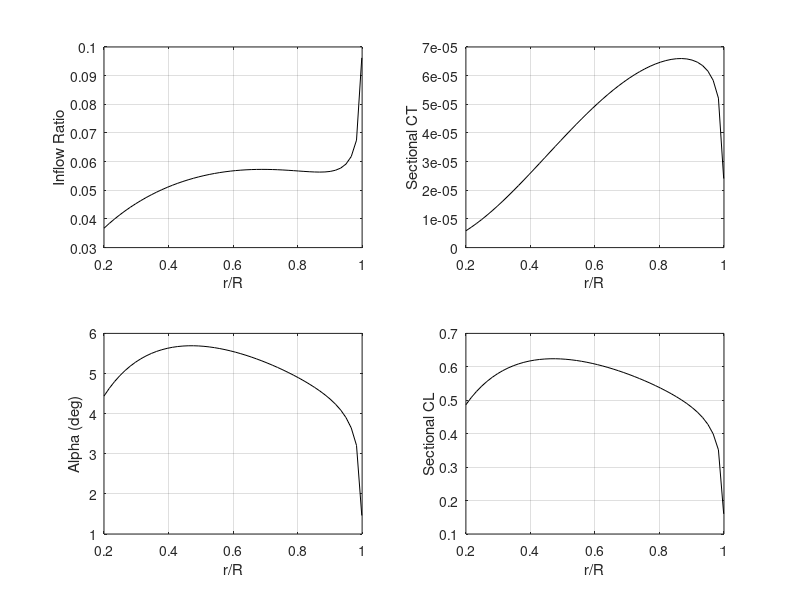

This figure's MATLAB source:
clear; clc; clf;

% With collective ONLY
% Axial flight condition

isCustomInput = false;

if isCustomInput
  fprintf('CUSTOM input files used\n')
  customInput;
else
  fprintf('DEFAULT input files used\n')

  % Rotor parameters
  R = 0.518;                % in m
  Nb = 2;                    % blade number
  Om_rpm = 3000;             % in rpm
  vel_climb = 2.0;          % in m/s

  CLa = 2*pi;         % d_Cl/d_alpha in radians
  alpha0_deg = 0.0;

  % Selective parameters
  % *** COMMENT OUT UNUSED VARIABLES ***
  % -- AR or chord --
  % AR = 6;                % Aspect ratio
  % c = 0;
  cByR_dist = [  % as a two-col matrix [r/R  c/R]
    0.2	0.116
    0.3	0.109
    0.4	0.101
    0.5	0.094
    0.6	0.087
    0.7	0.080
    0.8	0.072
    0.9	0.065
    1.0	0.058
    ];
  % -- theta distribution or constant angle --
  % theta_deg = 8;
  theta_deg_dist = [  % as a two-col matrix [r/R theta]
    0.2	14.97
    0.3	13.97
    0.4	12.97
    0.5	11.97
    0.6	10.97
    0.7	9.97
    0.8	8.97
    0.9	7.97
    1.0	6.97
    ]; 
  % ------

  % Environment parameters
  rho = 0.022;                % in kg/m3

  % Solver parameters 
  nx = 50;                  % No. of stations along blade

  % Feature switches
  spacing_switch = 1;       % [1]Equispaced [2]Cosine [3]aTan
  prandtlTipLoss_switch = 1;

  % For accounting tip loss
  % (change accordingly when prandtlTipLoss_switch is 0)
  root_cut = 0.20;            % r/R
  tip_cut = 0.999;             % r/R
end

% Spacing blade stations
switch spacing_switch
  case 1
    % Equi-spaced
    r_bar = linspace(root_cut,tip_cut,nx);
    dr_bar = (r_bar(2)-r_bar(1))*ones(size(r_bar));

  case 2
    % Cosine spaced
    theta_cosine=linspace(0,pi,nx);
    r_bar = R*0.5-R*0.5*cos(theta_cosine);
    dr_bar=r_bar(2:end)-r_bar(1:end-1);
    dr_bar=[dr_bar 0];

  case 3
    % atan spaced
    x_spacing=linspace(tan(-1),tan(1),nx);
    r_bar=R*0.5+R*0.5*atan(x_spacing);
    dr_bar=r_bar(2:end)-r_bar(1:end-1);
    dr_bar=[dr_bar 0];
end

% Calculated Rotor Parameters
if (exist('AR') == 1)
  c = ones(1, nx) * R/AR;
elseif (exist('c') == 1) 
  c = ones(1, nx) * c;
elseif (exist('cByR_dist') == 1)
  cByR_poly = polyfit(cByR_dist(:, 1), cByR_dist(:, 2), 4);
  cByR = polyval(cByR_poly, r_bar);
  c = cByR*R;
end

if (exist('theta_deg') == 1)
  theta_deg = theta_deg*ones(1,nx);
elseif (exist('theta_deg_dist') == 1)
  if (size(theta_deg_dist, 1) == 2)
    theta_poly = polyfit(theta_deg_dist(:, 1), theta_deg_dist(:, 2), 1);
  else
    theta_poly = polyfit(theta_deg_dist(:, 1), theta_deg_dist(:, 2), 4);
  end
  theta_deg = polyval(theta_poly, r_bar);
  plot(theta_deg_dist(:,1), theta_deg_dist(:,2), 'bo'); hold on;
  plot(r_bar, theta_deg,'r-'); hold off;
end
% disp('DBG')
% disp(polyval(theta_poly, 0.75))
% disp('DBG END')
% keyboard

alphaCamber = -1.0*alpha0_deg*pi/180.0;
theta = theta_deg*pi/180 + alphaCamber;  % Corrected for cambered airfoils
sol = Nb*c/(pi*R);
Om = Om_rpm*pi/30;        % in rad per sec
lam_climb = vel_climb/(R*Om);

% Inflow computation
switch prandtlTipLoss_switch

  case 0
    % Inflow ratio from BEMT
    const1 = sol*CLa/16; 
    const_climb = lam_climb*0.5;
    lam = -(const1-const_climb) ...
      + sqrt((const1-const_climb).^2+2*const1.*theta.*r_bar);
    phi=lam./r_bar;
    alf=theta-phi;
    prandtl_F = ones(size(r_bar));

  case 1
    prandtl_F = ones(size(r_bar));  % Initial value
    prandtl_residual = 1.0;
    const1 = sol*CLa/16; 
    const_climb = lam_climb*0.5;
    counter = 1;

    while ( (prandtl_residual>0.001) && (counter<21) )
      lam = -(const1./prandtl_F-const_climb) ...
        + sqrt((const1./prandtl_F-const_climb).^2 ...
        + 2*const1./prandtl_F.*theta.*r_bar);
      prandtl_Fsmall = 0.5*Nb*(1.0-r_bar)./lam;

      prandtl_F_prev = prandtl_F;
      prandtl_F = (2/pi)*acos(exp(-prandtl_Fsmall));
      prandtl_residual = abs(norm(prandtl_F-prandtl_F_prev));
      counter = counter+1;
    end

    if (counter==21)
      warning('Prandtl tip-loss factor failed to converge');
    end

    phi=lam./r_bar;
    alf=theta-phi;

end

% Using Momentum theory
ct_vec = prandtl_F.*4.*lam.*(lam-lam_climb).*r_bar.*dr_bar;
lamMean = 2.0*trapz(r_bar, lam.*r_bar)/(1-root_cut*root_cut);
format long;
CT_MT = sum(ct_vec);

% Using BEMT
ct_vec = 0.5*sol*CLa.*dr_bar.*(r_bar.^2).*alf;
CT_BEMT = sum(ct_vec);

Thrust = CT_MT*(rho*pi*R*R*(R*Om)^2);

% Check between MT and BEMT
if (CT_MT-CT_BEMT)>eps
  warning('Warning: Discrepancy between CT calculated using BEMT and MT')
end

% Sectional lift distribution
cl_vec = 2.0*ct_vec./(sol.*r_bar.*r_bar.*dr_bar);
[clMax, imx] = max(cl_vec);
gammaMax = 0.5*clMax*c(imx)*(R*dr_bar(imx))*norm([r_bar(imx) lam(imx)])*R*Om;

% Results
% fprintf('\nColl. pitch (deg) = %d\n',theta_deg);
% fprintf('Solidity = %d\n\n',sol);
fprintf('CT           = %d\n', CT_BEMT);
fprintf('inflow ratio = %d\n', lamMean);
fprintf('Thrust (N)   = %d\n', Thrust);
fprintf('inflow (m/s) = %d\n', lamMean*R*Om);
fprintf('CL max       = %d\n', clMax);
fprintf('Gamma max    = %d\n', gammaMax);

% Generate plots
subplot(2,2,1);
plot(r_bar,lam,'k');
grid on;
xlabel('r/R');
ylabel('Inflow Ratio');

subplot(2,2,2);
plot(r_bar,ct_vec/Nb,'k');
grid on;
xlabel('r/R');
ylabel('Sectional CT');

subplot(2,2,3);
plot(r_bar,(alf-alphaCamber)*180/pi,'k');
grid on;
xlabel('r/R');
ylabel('Alpha (deg)');

subplot(2,2,4);
plot(r_bar,(cl_vec),'k');
grid on;
xlabel('r/R');
ylabel('Sectional CL');

% Write to file
% fid=fopen('Vz_OGE_BEMT.dat','w');
% fprintf(fid,'Variables = "r/R" "vz"\n');
% fprintf(fid,'Zone T= "Vz_OGE_BEMT"\n');
% dlmwrite('Vz_OGE_BEMT.dat',[r_bar'*R lam'*R*Om],'-append','delimiter',' ');
